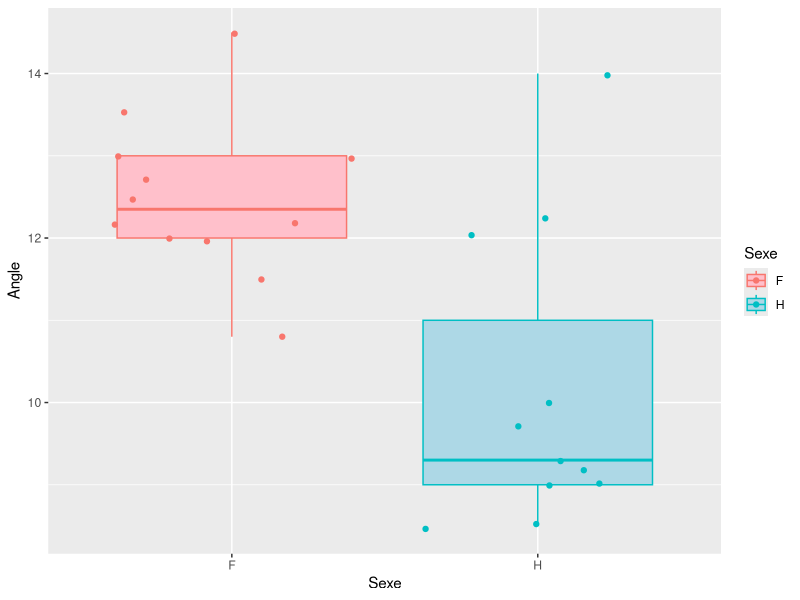

Here is the R script that generated this plot:
## ---- chunk 1
knitr::opts_chunk$set(echo = FALSE, cache= TRUE, eval = TRUE, fig.show='hide', message = FALSE, warning = FALSE, results = 'hide' )
library(tidyverse)
library(kableExtra)
out_type <- knitr::opts_knit$get("rmarkdown.pandoc.to")

## ---- chunk 2
print(out_type)

is_pdf <-  (out_type=='latex')
print(is_pdf)
## ---- chunk 3
#don_Angle <- read.table('http://dsr-rennes.github.io/data/angle.csv', sep = ';' , stringsAsFactors = TRUE, header = TRUE)
don_Angle <- read.table('angle.csv', sep = ';' , stringsAsFactors = TRUE, header = TRUE)
## ---- chunk 4
don_Angle %>% 
  ggplot() + aes(x=Sexe, y = Angle, fill=Sexe, col=Sexe) + 
    geom_boxplot() + geom_jitter()  +
    scale_fill_manual(values=c("pink", "lightblue"))
## ---- chunk 5
stat_desc <- don_Angle %>% 
  group_by(Sexe) %>% 
  summarise(long_mean = mean(Angle), 
            long_sd = sd(Angle), 
            q05 = quantile(Angle, probs = 0.05 ),
            q50 = quantile(Angle, probs = 0.5 ),
            q95 = quantile(Angle, probs = 0.95 )
            )
## ---- chunk 6
stat_desc %>% 
  kable(digits=2, format = "html", escape = FALSE) %>%
  collapse_rows(columns = 1, valign = 'top') %>%
  kable_classic(full_width = F, html_font = "Cambria")
## ---- chunk 7
stat_desc %>% 
  kable(digits=2, booktabs = T)%>%
  kable_styling(latex_options = "striped")
## ---- chunk 8
angle_ref <- 37
## ---- chunk 9
don_Angle  %>% select(Angle) %>% t.test(mu=angle_ref)
## ---- chunk 10
don_Angle  %>% filter(Sexe=="F") %>% select(Angle) %>% t.test(mu=angle_ref)
## ---- chunk 11
don_Angle  %>% filter(Sexe=="H") %>% select(Angle) %>% t.test(mu=angle_ref, alternative = "less")
## ---- chunk 12
t.test(Angle ~ Sexe, data=don_Angle)   # Sans utiliser dplyr ==> tellement mieux
don_Angle  %>% t.test(Angle ~ Sexe, data=.)  # Avec dplyr = tordu non ?
## ---- chunk 13
mod <- lm(Angle~Sexe, data = don_Angle)
summary(mod)
anova(mod)
